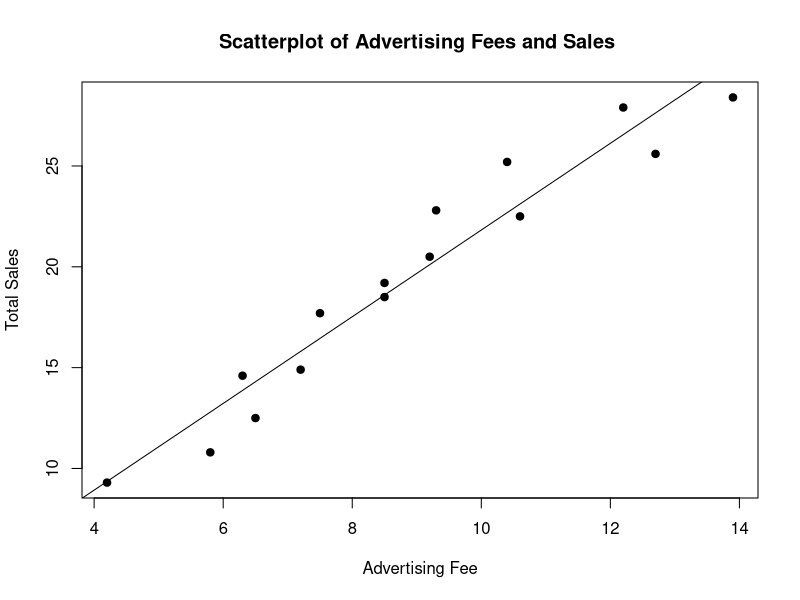

Generate this figure with R:
market <- read.table('./market-1.txt', header=T)
market.lm <- lm(Y ~ X, data = market)
plot(market$X, market$Y, xlab='Advertising Fee', ylab='Total Sales', pch=19)
title("Scatterplot of Advertising Fees and Sales ")
abline(market.lm)
identify(market$X, market$Y)